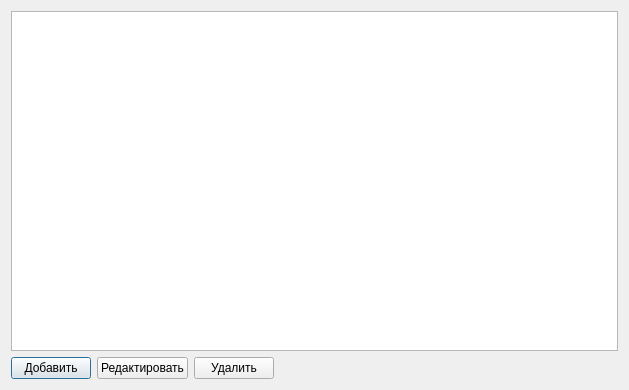
<?xml version="1.0" encoding="UTF-8"?>
<ui version="4.0">
 <class>TypesDialog</class>
 <widget class="QDialog" name="TypesDialog">
  <property name="geometry">
   <rect>
    <x>0</x>
    <y>0</y>
    <width>629</width>
    <height>390</height>
   </rect>
  </property>
  <property name="windowTitle">
   <string>Типы радиоэлементов</string>
  </property>
  <layout class="QVBoxLayout" name="verticalLayout">
   <item>
    <widget class="QTableWidget" name="tableWidget"/>
   </item>
   <item>
    <layout class="QHBoxLayout" name="horizontalLayout">
     <item>
      <widget class="QPushButton" name="pushButton">
       <property name="text">
        <string>Добавить</string>
       </property>
      </widget>
     </item>
     <item>
      <widget class="QPushButton" name="pushButton_2">
       <property name="text">
        <string>Редактировать</string>
       </property>
      </widget>
     </item>
     <item>
      <widget class="QPushButton" name="pushButton_3">
       <property name="text">
        <string>Удалить</string>
       </property>
      </widget>
     </item>
     <item>
      <spacer name="horizontalSpacer">
       <property name="orientation">
        <enum>Qt::Horizontal</enum>
       </property>
       <property name="sizeHint" stdset="0">
        <size>
         <width>40</width>
         <height>20</height>
        </size>
       </property>
      </spacer>
     </item>
    </layout>
   </item>
  </layout>
 </widget>
 <tabstops>
  <tabstop>tableWidget</tabstop>
  <tabstop>pushButton</tabstop>
  <tabstop>pushButton_2</tabstop>
  <tabstop>pushButton_3</tabstop>
 </tabstops>
 <resources/>
 <connections/>
</ui>
